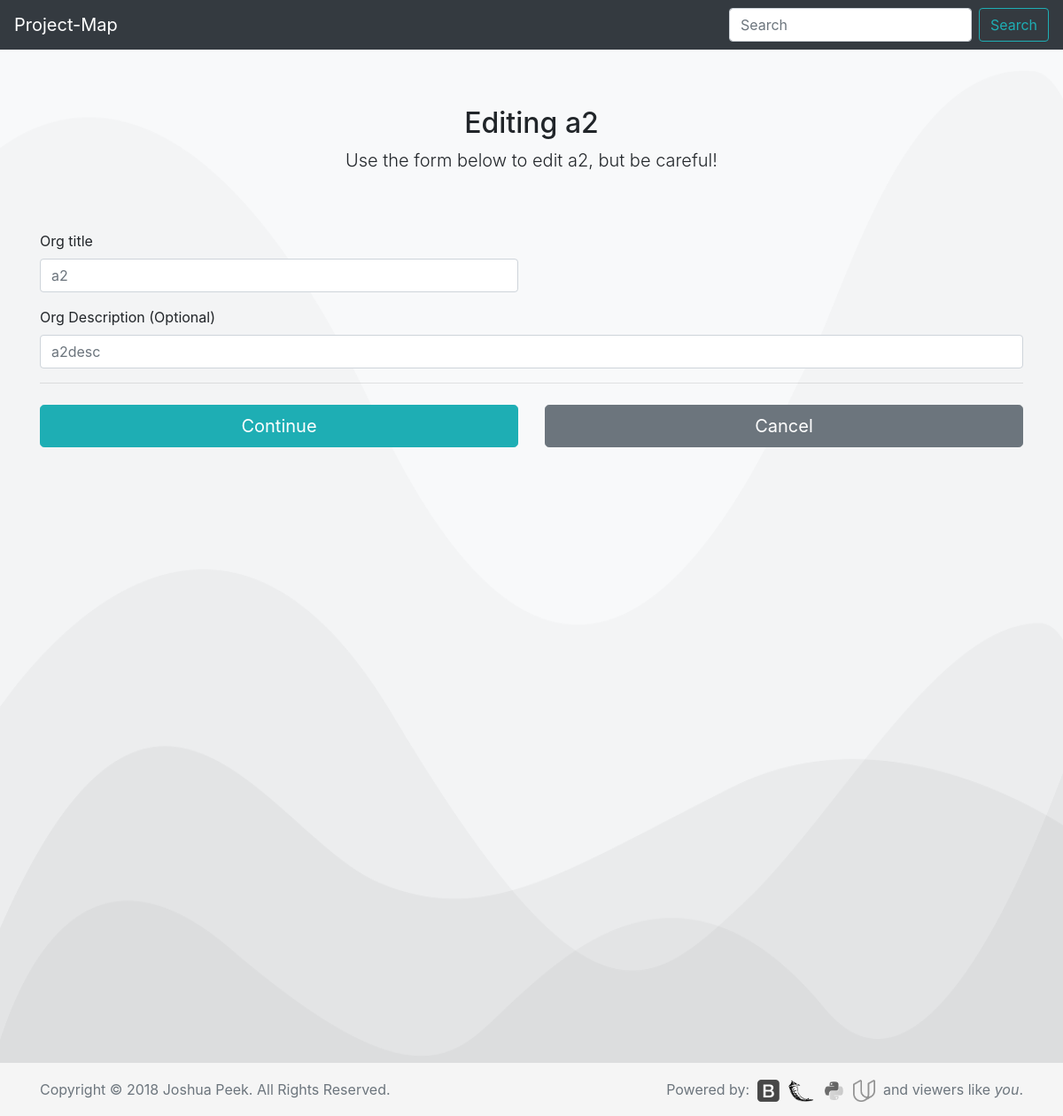
/5/edit, run on an earlier commit of the app's database.
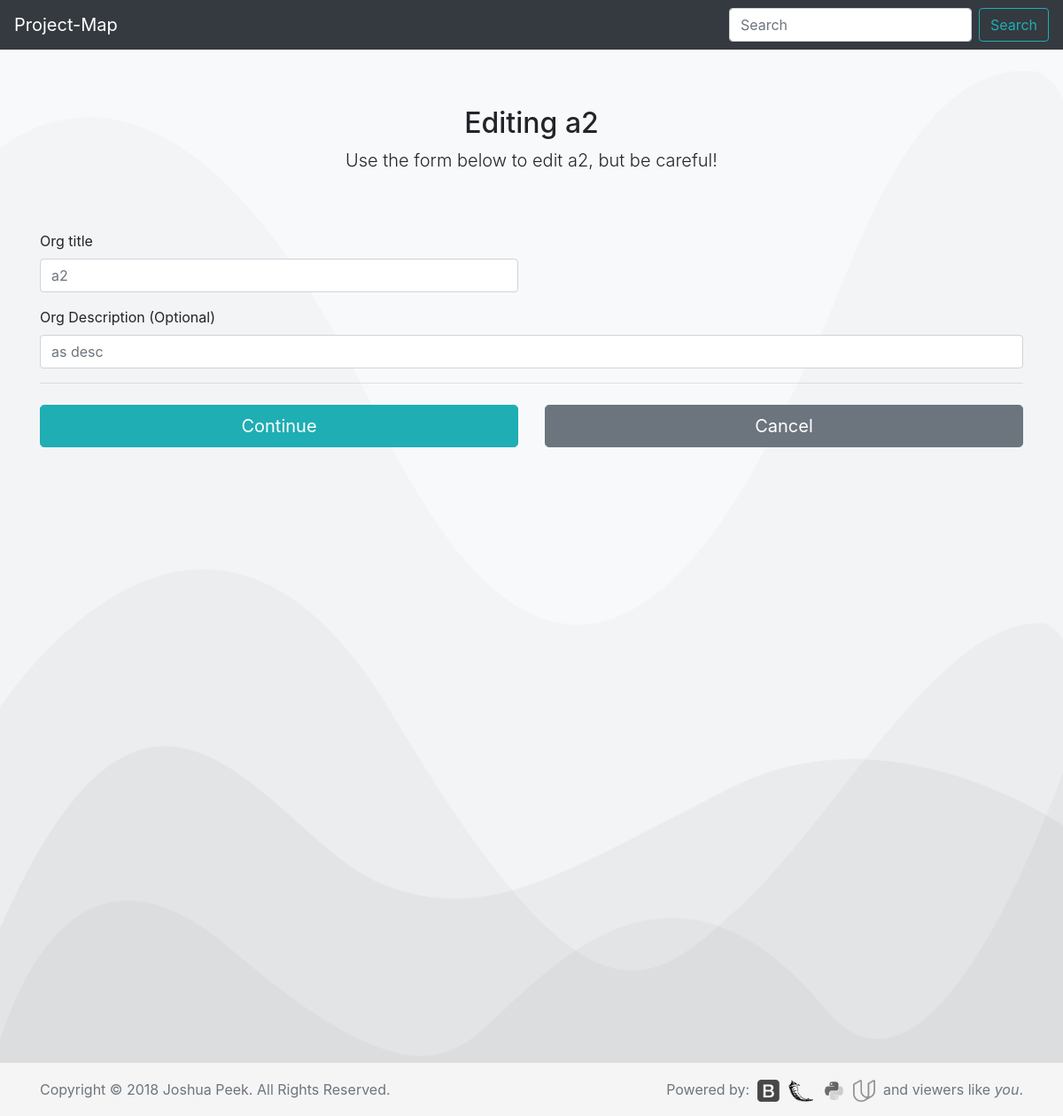
And on a later commit of the database.
### database_setup.py (models this page shows, shortened)
class Org(Base):
    __tablename__ = 'org'
    id = Column(Integer, primary_key=True)
    title = Column(String(250), nullable=False)
    description = Column(String(500))

### app.py (the view)
@app.route('/<int:org_id>/edit', methods=['GET', 'POST'])
def editOrg(org_id):
    editOrg=session.query(Org).filter_by(id=org_id).one()
    allorgs = session.query(Org).all()
    allprojects = session.query(Project).all()
    if request.method == 'POST':
        if request.form['orgtitle']:
            editOrg.title = request.form['orgtitle']
            editOrg.description = request.form['orgdesc']
        session.add(editOrg)
        session.commit()
        flash("Org Edited!")
        return redirect(url_for('orgPage',org_id=editOrg.id))
    else:
        return render_template('editOrg.html', org=editOrg)

### templates/editOrg.html (shortened to what this page needs)
<!doctype html>
<html lang="en">
  {% include "header.html" %}
  <body>
    <nav class="navbar navbar-expand-md navbar-dark fixed-top bg-dark">
      <a class="navbar-brand" href="/">Project-Map</a>
      <div class="collapse navbar-collapse" id="navbarCollapse">
        <form class="form-inline mt-2 mt-md-0">
          <input class="form-control mr-sm-2" type="text" placeholder="Search" aria-label="Search">
          <button class="btn btn-outline-success my-2 my-sm-0" type="submit">Search</button>
        </form>
      </div>
    </nav>
  <body class="bg-light">
    <div class="container">
      <div class="py-5 text-center">
        <h2>Editing {{org.title}}</h2>
        <p class="lead">Use the form below to edit {{org.title}},
        but be careful!</p>
      </div>
      <div class="row">
        <div class="col-md-12 order-md-1">
          <form class="needs-validation" action='{{url_for('editOrg', org_id=org.id)}}' method='post' novalidate>
            <div class="row">
              <div class="col-md-6 mb-3">
                <label for="orgtitle">Org title</label>
                <input type="text" class="form-control" id="orgtitle" placeholder="{{org.title}}" name="orgtitle" required>
              </div>
            </div>
            <div class="mb-3">
              <label for="orgdesc">Org Description <span class="test-muted">(Optional)</span></label>
              <input type="text" class="form-control" id="orgdesc" placeholder="{{org.description}}" name="orgdesc">
            </div>
            <hr class="mb-4">
            <div class="row">
              <div class="col-md-6 mb-3">
                <button class="btn btn-primary btn-lg btn-block" type="Edit">Continue</button>
              </div>
          </form>
              <div class="col-md-6 mb-3">
                <form action="{{url_for('orgPage', org_id = org.id)}}">
                  <button class="btn btn-secondary btn-lg btn-block" type="submit">Cancel</button>
                </form>
              </div>
            </div>
        </div>
      </div>
  {% include "footer.html" %}
  </body>
</html>

What changed in the data, as far as the page shows it:
changed Org: orgdesc "a2desc" → "as desc"
